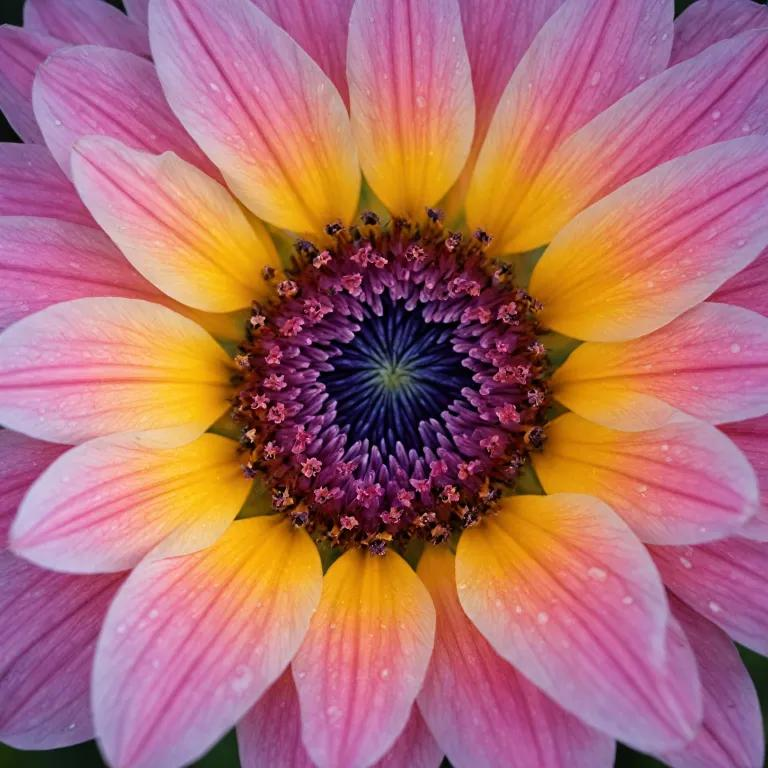
#> input picture Computer Vision lab expeiments/exp2.py/image.jpg, 768 x 768 px
$ python exp2.py
#> lines starting #> are read from the running program, lines starting #| are printed output that depends on the picture

import cv2
import matplotlib.pyplot as plt

img = cv2.imread("image.jpg")
#> img is the input picture: shape (768, 768, 3); mean B, G, R 112, 108.2, 175

if img is None:
    print("Image not found")
else:
    # Apply Gaussian Blur
    blur = cv2.GaussianBlur(img, (15, 15), 0)
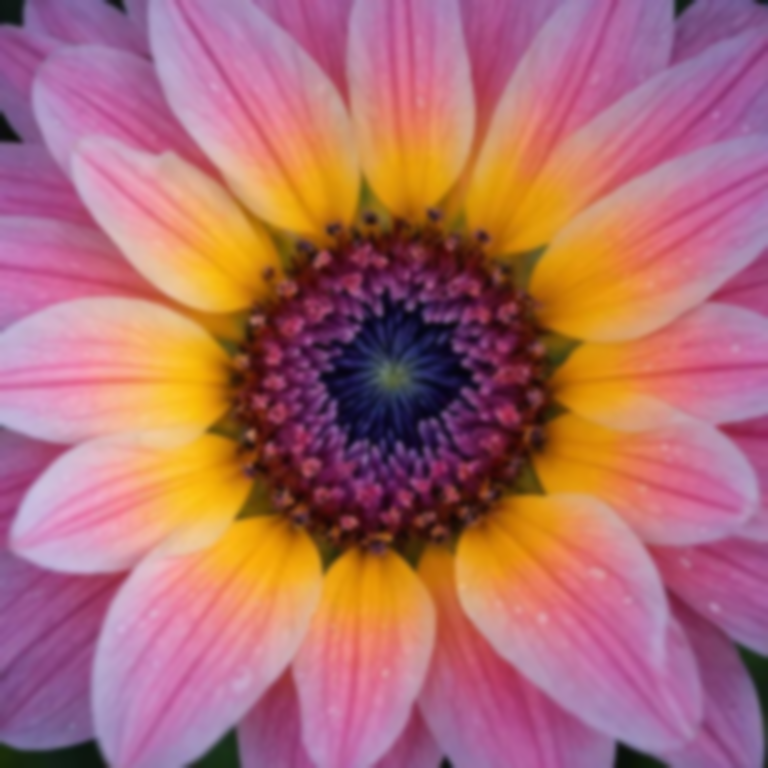
#> blur: shape (768, 768, 3); mean B, G, R 112, 108.2, 175

    plt.subplot(1, 2, 1)
    plt.imshow(cv2.cvtColor(img, cv2.COLOR_BGR2RGB))
    plt.title("Original Image")
    plt.axis("off")

    plt.subplot(1, 2, 2)
    plt.imshow(cv2.cvtColor(blur, cv2.COLOR_BGR2RGB))
    plt.title("Gaussian Blur")
    plt.axis("off")

    plt.show()
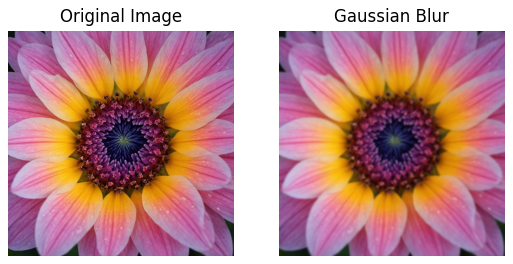
#> figure drawn by matplotlib, 2 panels
